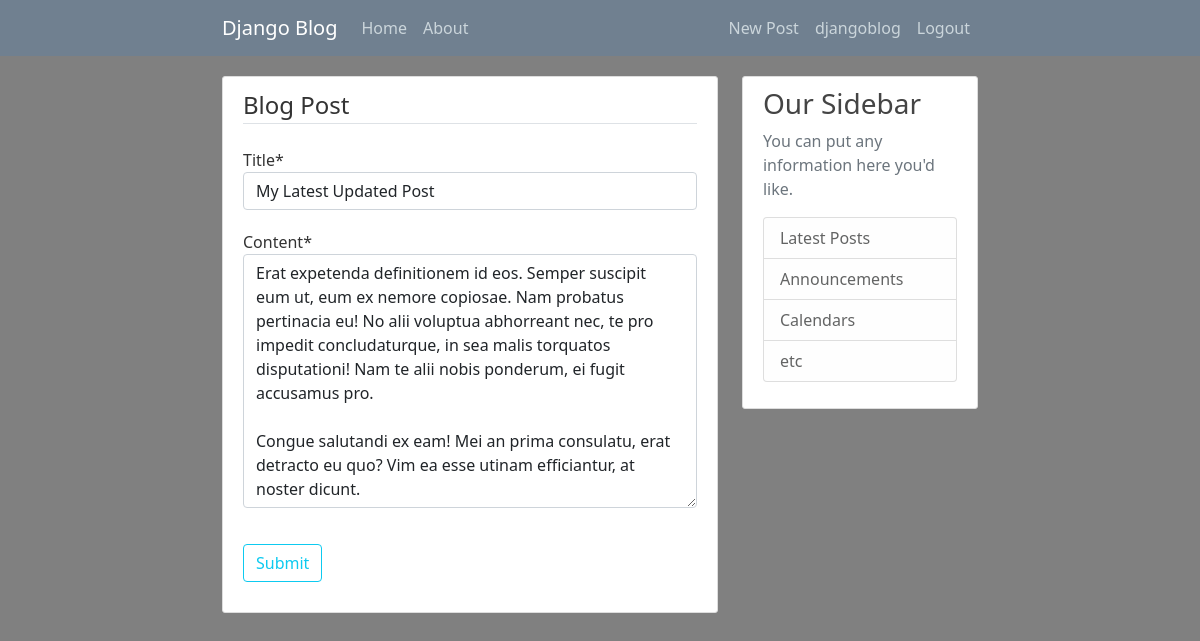
The page /post/28/update/ (signed in) on the database its author committed.
### blog/models.py (models this page shows, shortened)
class Post(models.Model):
    title = models.CharField(max_length=100)
    content = models.TextField()
    date_posted = models.DateTimeField(default=timezone.now)
    author = models.ForeignKey(User, on_delete=models.CASCADE)

### blog/views.py (the view, shortened to what this page needs)
# urls.py: path('post/<int:pk>/update/', views.PostUpdateView.as_view(), name='post-update'),
class PostUpdateView(LoginRequiredMixin, UserPassesTestMixin, UpdateView):
    model = Post
    fields = ['title', 'content']
    """ deny user access if return False """
    def test_func(self):
        post = self.get_object()
        if self.request.user == post.author:
            return True
        return False

### blog/templates/blog/post_form.html (shortened to what this page needs)
{% extends "blog/base.html" %}
{% load crispy_forms_tags %}
{% block content %}
    <div class="content-section">
        <form method="post">
            <fieldset class="form-group mb-3">
                <legend class="border-bottom mb-4">Blog Post</legend>
                {{ form|crispy }}
            </fieldset>
            <div class="form-group">
                <button type="submit" class="btn btn-outline-info">Submit</button>
            </div>
        </form>
    </div>
{% endblock content %}

### blog/templates/blog/base.html (shortened to what this page needs)
{% load static %}
<!DOCTYPE html>
<html lang="en">
<head>
    <link href="https://cdn.jsdelivr.net/npm/bootstrap@5.0.0-beta1/dist/css/bootstrap.min.css" rel="stylesheet">
    <link rel="stylesheet" type="text/css" href="{% static 'blog/main.css' %}">
</head>
<body>
    <header class="site-header">
        <nav class="navbar navbar-expand-lg navbar-dark" style="background-color:slategrey; margin-bottom: 20px;">
            <div class="container">
                <a class="navbar-brand" href="{% url 'blog-home' %}">Django Blog</a>
                <div class="collapse navbar-collapse" id="navbarNavAltMarkup">
                    <div class="navbar-nav me-auto">
                        <a class="nav-item nav-link" href="{% url 'blog-home' %}">Home</a>
                        <a class="nav-item nav-link" href="{% url 'blog-about' %}">About</a>
                    </div>
                    <div class="navbar-nav">
                        {% if user.is_authenticated %}
                            <a class="nav-item nav-link" href="{% url 'post-create' %}">New Post</a>
                            <a class="nav-item nav-link" href="{% url 'users-profile' %}">{{ user.username }}</a>
                            <a class="nav-item nav-link" href="{% url 'users-logout' %}">Logout</a>
                        {% else %}
                            <a class="nav-item nav-link" href="{% url 'users-login' %}">Login</a>
                            <a class="nav-item nav-link" href="{% url 'users-register' %}">Register</a>
                        {% endif %}
                    </div>
                </div>
            </div>
        </nav>
    </header>
    <main role="main" class="container">
        <div class="row">
            <div class="col-md-8">
                {% block content %}{% endblock %}
            </div>
            <div class="col-md-4">
                <div class="content-section">
                    <h3>Our Sidebar</h3>
                    <p class='text-muted'>You can put any information here you'd like.
                    <ul class="list-group">
                        <li class="list-group-item list-group-item-light">Latest Posts</li>
                        <li class="list-group-item list-group-item-light">Announcements</li>
                        <li class="list-group-item list-group-item-light">Calendars</li>
                        <li class="list-group-item list-group-item-light">etc</li>
                    </ul>
                    </p>
                </div>
            </div>
        </div>
    </main>
</body>
</html>

### blog/static/blog/main.css (style rules this page uses)
body { background: grey; color: #333333; }
h1, h2, h3, h4, h5, h6 { color: #444444; }
ul { margin: 0; }
@media screen and (min-width: 1024px) { .container { width: 65%; } }
.form-group { margin-bottom: 20px; }
.site-header .navbar-nav .nav-link { color: #cbd5db; }
.content-section { background: #ffffff; padding: 10px 20px; border: 1px solid #dddddd; border-radius: 3px; margin-bottom: 20px; }

### rows shown on the page
Post: title "My Latest Updated Post", content "Erat expetenda definitionem id eos. Semper suscipit eum ut, eum ex nemore copiosae. Nam probatus pertinacia eu! No alii voluptua abhorreant nec, te pro impedit concludaturque, in sea malis torquatos disputationi! Nam te alii nobis ponderum, ei fugit accusamus pro. Congue salutandi ex eam! Mei an prima consulatu, erat detracto eu quo? Vim ea esse utinam efficiantur, at noster dicunt."

### other values the page prints
{{ user.username }} "djangoblog"
